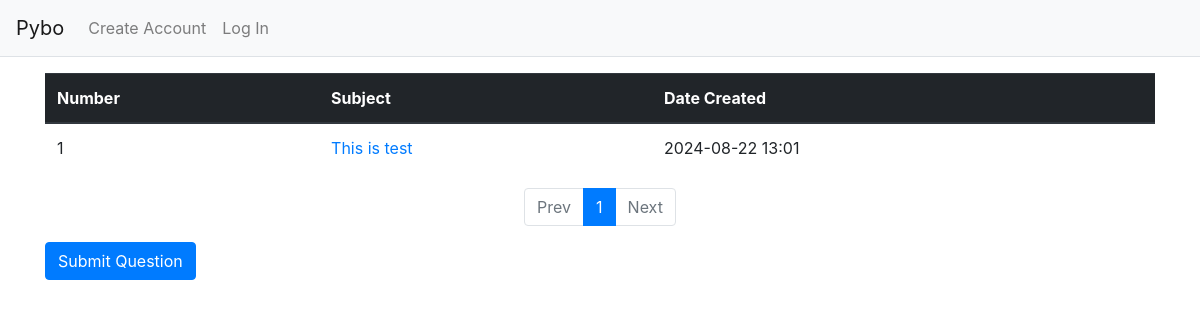
Page /question/list/ on the earlier database version.
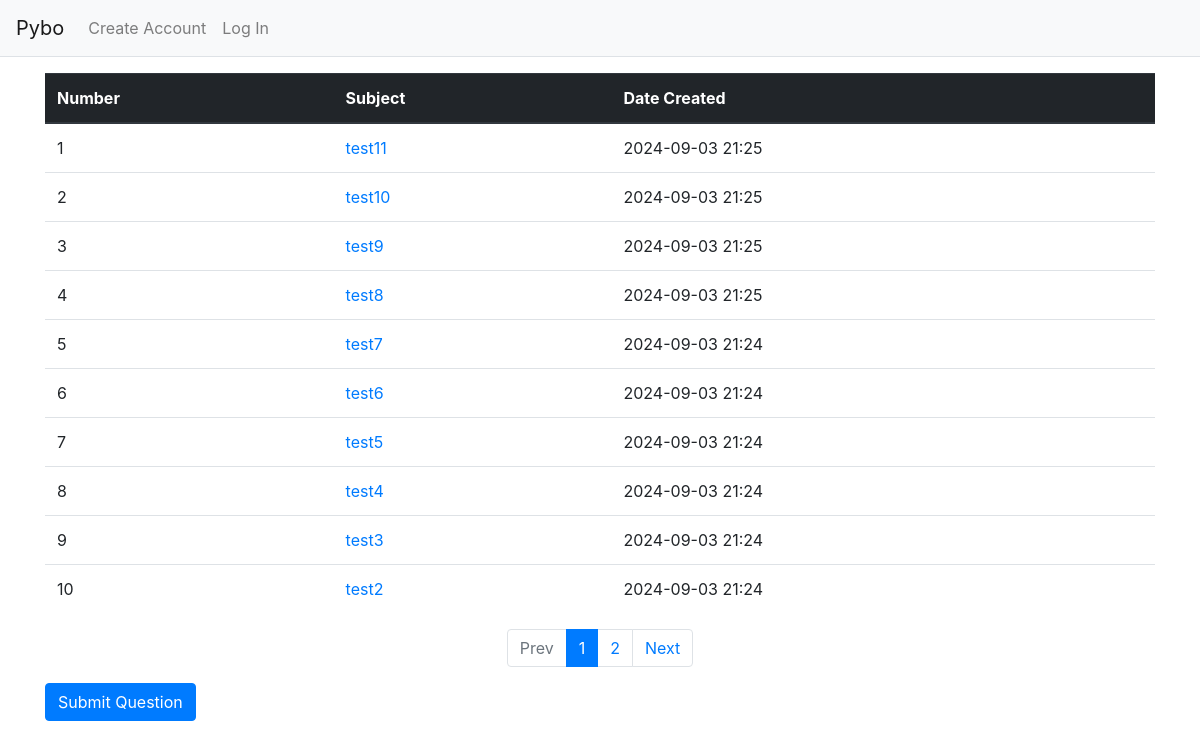
Same page on the later database version.
### pybo/models.py (models this page shows)
class Question(db.Model):
    id = db.Column(db.Integer, primary_key=True)
    subject = db.Column(db.String(200), nullable=False)
    content = db.Column(db.Text(), nullable=False)
    create_date = db.Column(db.DateTime(), nullable=False)

### pybo/views/question_views.py (the view)
@bp.route('/list/')
def _list():
    page = request.args.get('page', type=int, default=1)
    question_list = Question.query.order_by(Question.create_date.desc())
    question_list = question_list.paginate(page=page, per_page=10)
    return render_template(
        'question/question_list.html',
        question_list=question_list
    )

### pybo/filter.py (called while the page is built)
def format_datetime(value, fmt='%Y-%m-%d %H:%M'):
    return value.strftime(fmt)

### pybo/templates/question/question_list.html
{% extends 'base.html' %}
{% block content %}
<div class="container my-3">
    <table class="table">
        <thead>
        <tr class="thead-dark">
            <th>Number</th>
            <th>Subject</th>
            <th>Date Created</th>
        </tr>
        </thead>
        <tbody>
        {% if question_list %}
        {% for question in question_list.items %}
        <tr>
            <td>{{ loop.index }}</td>
            <td>
                <a href="{{ url_for('question.detail', question_id=question.id) }}">{{ question.subject }}</a>
            </td>
            <td>{{ question.create_date|datetime }}</td>
        </tr>
        {% endfor %}
        {% else %}
        <tr>
            <td colspan="3">No Question(s).</td>
        </tr>
        {% endif %}
        </tbody>
    </table>
    <ul class="pagination justify-content-center">
        {% if question_list.has_prev %}
        <li class="page-item">
            <a class="page-link" href="?page={{ question_list.prev_num }}">Prev</a>
        </li>
        {% else %}
        <li class="page-item disabled">
            <a class="page-link" tabindex="-1" aria-disabled="true" href="#">Prev</a>
        </li>
        {% endif %}
        {% for page_num in question_list.iter_pages() %}
            {% if page_num %}
                {% if page_num != question_list.page %}
                <li class="page-item">
                    <a class="page-link" href="?page={{ page_num }}">{{ page_num }}</a>
                </li>
                {% else %}
                <li class="page-item active" aria-current="page">
                    <a class="page-link" href="#">{{ page_num }}</a>
                </li>
                {% endif %}
            {% else %}
            <li class="disabled">
                <a class="page-link" href="#">...</a>
            </li>
            {% endif %}
        {% endfor %}
        {% if question_list.has_next %}
        <li class="page-item">
            <a class="page-link" href="?page={{ question_list.next_num }}">Next</a>
        </li>
        {% else %}
        <li class="page-item disabled">
            <a class="page-link" tabindex="-1" aria-disabled="true" href="#">Next</a>
        </li>
        {% endif %}
    </ul>
    <a href="{{ url_for('question.create') }}" class="btn btn-primary">Submit Question</a>
</div>
{% endblock %}

### pybo/templates/base.html (shortened to what this page needs)
<!DOCTYPE html>
<html lang="en">
<head>
    <link rel="stylesheet" href="{{ url_for('static', filename='bootstrap.min.css') }}">
    <link rel="stylesheet" href="{{ url_for('static', filename='style.css') }}">
</head>
<body>
{% include "navbar.html" %}
{% block content %}
{% endblock %}
</body>
</html>

### pybo/templates/navbar.html (shortened to what this page needs)
<nav class="navbar navbar-expand-lg navbar-light bg-light border-bottom">
    <a class="navbar-brand" href="{{ url_for('main.index') }}">Pybo</a>
    <div class="collapse navbar-collapse flex-grow-0" id="navbarNav">
        <ul class="navbar-nav">
            <li class="nav-item">
                <a class="nav-link" href="#">Create Account</a>
            </li>
            <li class="nav-item">
                <a class="nav-link" href="#">Log In</a>
            </li>
        </ul>
    </div>
</nav>

Differences in the rows shown:
no longer on this page (row unchanged): Question: subject "This is test", create_date "2024-08-22 13:01"
added Question: subject "test11", create_date "2024-09-03 21:25"
added Question: subject "test10", create_date "2024-09-03 21:25"
added Question: subject "test9", create_date "2024-09-03 21:25"
added Question: subject "test8", create_date "2024-09-03 21:25"
added Question: subject "test7", create_date "2024-09-03 21:24"
added Question: subject "test6", create_date "2024-09-03 21:24"
added Question: subject "test5", create_date "2024-09-03 21:24"
added Question: subject "test4", create_date "2024-09-03 21:24"
added Question: subject "test3", create_date "2024-09-03 21:24"
added Question: subject "test2", create_date "2024-09-03 21:24"
Other differences:
new list line: "2"
